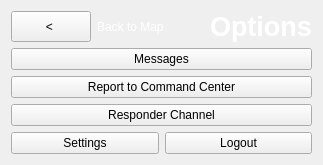
      <widget class="QWidget" name="menu_General">
       <layout class="QVBoxLayout" name="verticalLayout_13">
        <item>
         <layout class="QHBoxLayout" name="horizontalLayout_28">
          <item>
           <widget class="QPushButton" name="backMapG">
            <property name="sizePolicy">
             <sizepolicy hsizetype="Minimum" vsizetype="Preferred">
              <horstretch>0</horstretch>
              <verstretch>0</verstretch>
             </sizepolicy>
            </property>
            <property name="text">
             <string>  &lt;   </string>
            </property>
           </widget>
          </item>
          <item>
           <widget class="QLabel" name="backToMapG">
            <property name="styleSheet">
             <string notr="true">color: white</string>
            </property>
            <property name="text">
             <string>Back to Map</string>
            </property>
           </widget>
          </item>
          <item>
           <spacer name="horizontalSpacer_6">
            <property name="orientation">
             <enum>Qt::Horizontal</enum>
            </property>
            <property name="sizeHint" stdset="0">
             <size>
              <width>40</width>
              <height>20</height>
             </size>
            </property>
           </spacer>
          </item>
          <item>
           <widget class="QLabel" name="optionsG">
            <property name="font">
             <font>
              <family>Helvetica</family>
              <pointsize>20</pointsize>
              <weight>75</weight>
              <bold>true</bold>
             </font>
            </property>
            <property name="styleSheet">
             <string notr="true">color: white</string>
            </property>
            <property name="text">
             <string>Options</string>
            </property>
           </widget>
          </item>
         </layout>
        </item>
        <item>
         <widget class="QPushButton" name="messageG">
          <property name="sizePolicy">
           <sizepolicy hsizetype="Minimum" vsizetype="Preferred">
            <horstretch>0</horstretch>
            <verstretch>0</verstretch>
           </sizepolicy>
          </property>
          <property name="text">
           <string>Messages</string>
          </property>
         </widget>
        </item>
        <item>
         <widget class="QPushButton" name="reportG">
          <property name="sizePolicy">
           <sizepolicy hsizetype="Minimum" vsizetype="Preferred">
            <horstretch>0</horstretch>
            <verstretch>0</verstretch>
           </sizepolicy>
          </property>
          <property name="text">
           <string>Report to Command Center</string>
          </property>
         </widget>
        </item>
        <item>
         <widget class="QPushButton" name="responderChannelG">
          <property name="sizePolicy">
           <sizepolicy hsizetype="Minimum" vsizetype="Preferred">
            <horstretch>0</horstretch>
            <verstretch>0</verstretch>
           </sizepolicy>
          </property>
          <property name="text">
           <string>Responder Channel</string>
          </property>
         </widget>
        </item>
        <item>
         <layout class="QHBoxLayout" name="horizontalLayout_29">
          <item>
           <widget class="QPushButton" name="settingsG">
            <property name="sizePolicy">
             <sizepolicy hsizetype="Minimum" vsizetype="Preferred">
              <horstretch>0</horstretch>
              <verstretch>0</verstretch>
             </sizepolicy>
            </property>
            <property name="text">
             <string>Settings</string>
            </property>
           </widget>
          </item>
          <item>
           <widget class="QPushButton" name="logoutG">
            <property name="sizePolicy">
             <sizepolicy hsizetype="Minimum" vsizetype="Preferred">
              <horstretch>0</horstretch>
              <verstretch>0</verstretch>
             </sizepolicy>
            </property>
            <property name="text">
             <string>Logout</string>
            </property>
           </widget>
          </item>
         </layout>
        </item>
       </layout>
      </widget>
